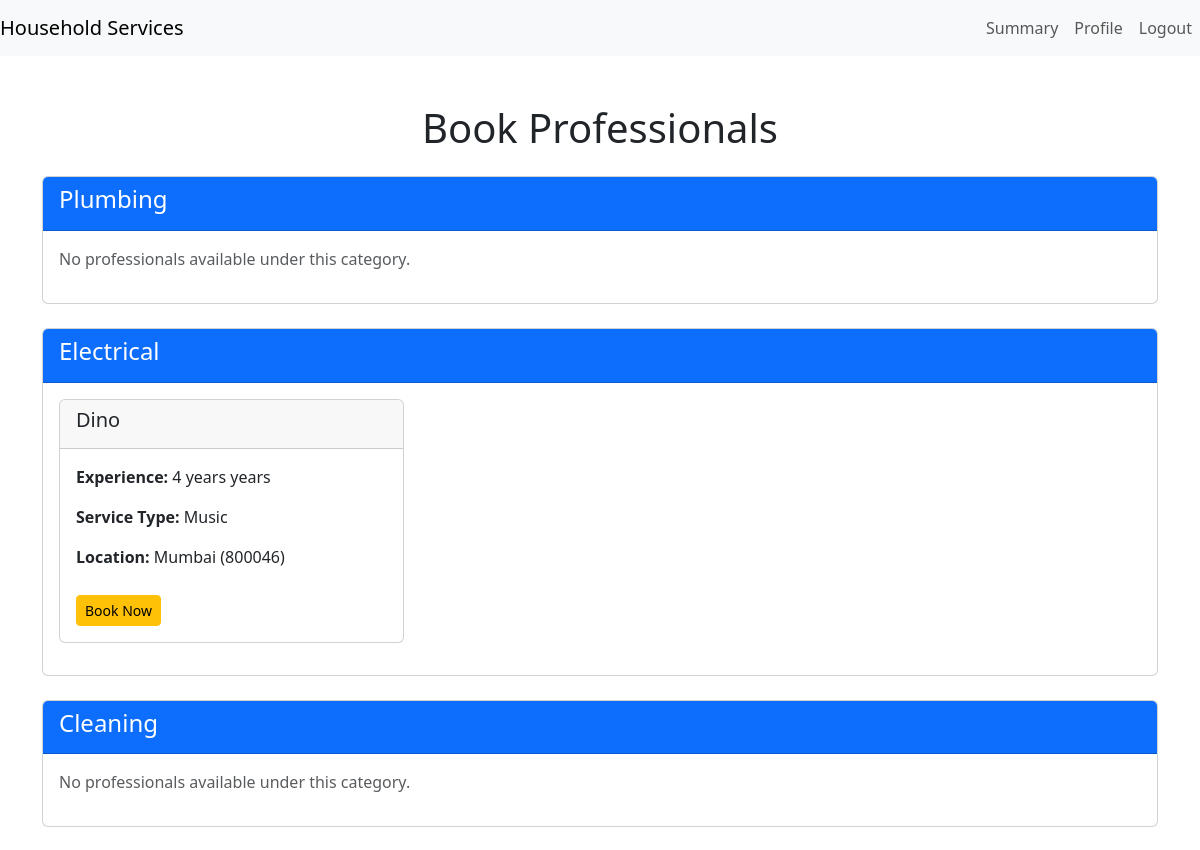
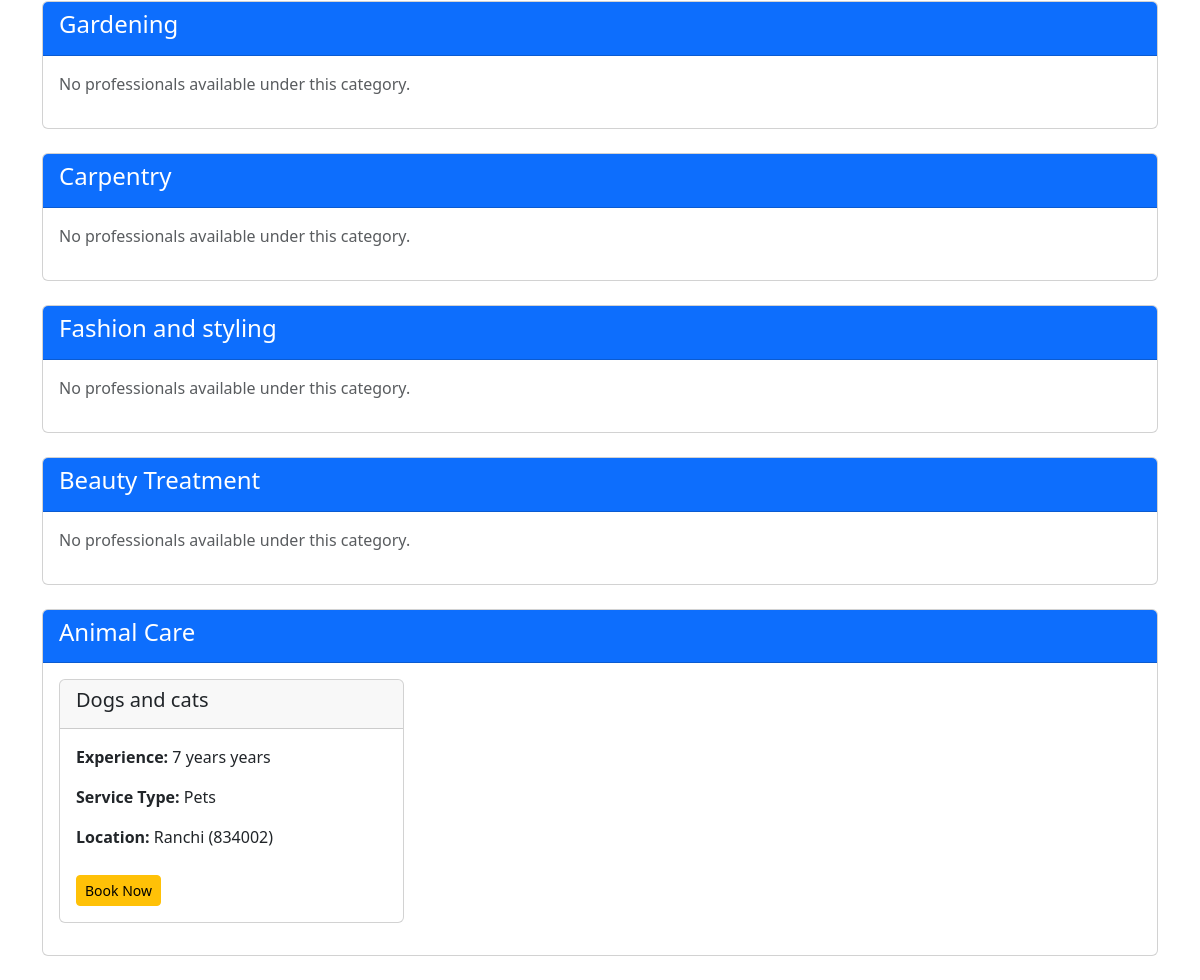
The page /book-services (signed in) on the database its author committed (2 pictures, top to bottom).
### models.py (models this page shows, shortened)
class Category(db.Model):
    id = db.Column(db.Integer, primary_key=True)
    name = db.Column(db.String(32), nullable=False)

class Professional(db.Model):
    id = db.Column(db.Integer, primary_key=True)
    name = db.Column(db.String(84), nullable=False)
    Email_id = db.Column(db.String(32), unique=True, nullable=False)
    passhash = db.Column(db.String(128), nullable=False)
    description = db.Column(db.String(128), nullable=True)
    service_type = db.Column(db.String(128))
    address = db.Column(db.String(32))
    Pin_Code = db.Column(db.String(8))
    experience = db.Column(db.String(8))
    category_id = db.Column(db.Integer, db.ForeignKey('category.id'), nullable=False)
    status = db.Column(db.String(16), nullable=False, default='pending')
    role = db.Column(db.String(16), nullable=False, default='service_professional')
    category = db.relationship('Category', backref='professionals', lazy=True)
    date_created = db.Column(db.DateTime, nullable=False, default=datetime.utcnow)
    document = db.Column(db.String(256), nullable=True)  # New column to store document path

### routes.py (the view, shortened to what this page needs)
@app.route('/book-services', methods=['GET', 'POST'])
def book_services():
    categories = Category.query.all()  # Assuming a Category model exists
    user = Customer.query.get(session['user_id'])  # Get the logged-in customer
    return render_template('book_services.html', user=user, categories=categories)

### templates/book_services.html (shortened to what this page needs)
{% extends 'layout.html' %}
{% block content %}
<div class="container mt-5">
    <h1 class="text-center mb-4">Book Professionals</h1>
    {% for category in categories %}
    <div class="card mb-4">
        <div class="card-header bg-primary text-white">
            <h4>{{ category.name }}</h4>
        </div>
        <div class="card-body">
            {% if category.professionals %}
            <div class="row">
                {% for professional in category.professionals %}
                <div class="col-md-4 mb-3">
                    <div class="card">
                        <div class="card-header">
                            <h5>{{ professional.name }}</h5>
                        </div>
                        <div class="card-body">
                            <p><strong>Experience:</strong> {{ professional.experience }} years</p>
                            <p><strong>Service Type:</strong> {{ professional.service_type }}</p>
                            <p><strong>Location:</strong> {{ professional.address }} ({{ professional.Pin_Code }})</p>
                            <form method="POST" action="{{ url_for('book_professional') }}">
                                <button type="submit" class="btn btn-warning btn-sm">Book Now</button>
                            </form>
                        </div>
                    </div>
                </div>
                {% endfor %}
            </div>
            {% else %}
            <p class="text-muted">No professionals available under this category.</p>
            {% endif %}
        </div>
    </div>
    {% endfor %}
</div>
{% endblock %}

### templates/book_services.html (style rules this page uses)
.card-header { font-weight: bold; }
.btn-sm { margin-top: 10px; }

### rows shown on the page
Category: name "Plumbing", shows "No professionals available under this category."
Category: name "Electrical"
Professional: name "Dino", experience "4 years", service_type "Music", address "Mumbai", Pin_Code "800046"
Category: name "Cleaning", shows "No professionals available under this category."
Category: name "Gardening", shows "No professionals available under this category."
Category: name "Carpentry", shows "No professionals available under this category."
Category: name "Fashion and styling", shows "No professionals available under this category."
Category: name "Beauty Treatment", shows "No professionals available under this category."
Category: name "Animal Care"
Professional: name "Dogs and cats", experience "7 years", service_type "Pets", address "Ranchi", Pin_Code "834002"
